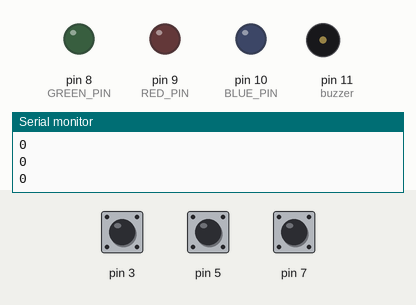
The sketch below on a simulated Arduino Uno, built with avr-gcc and run on an emulated ATmega328P. Shown: output pins drawn as LEDs (lit = HIGH), buzzer (waves = sounding), the last lines printed to the serial monitor. The test bench sets the inputs (shaded band); at power-on: pin 3 HIGH, pin 5 HIGH, pin 7 HIGH.

Above: at 1.8 s.
1.9 s: pin 3 pulled LOW for 0.65 s
At 2.9 s:
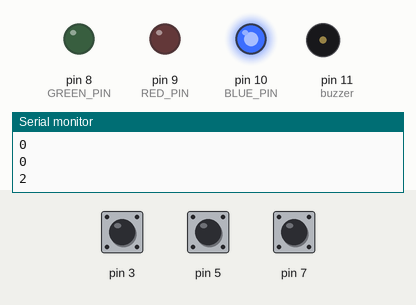
4.5 s: pin 5 pulled LOW for 3.2 s
At 5.0 s:
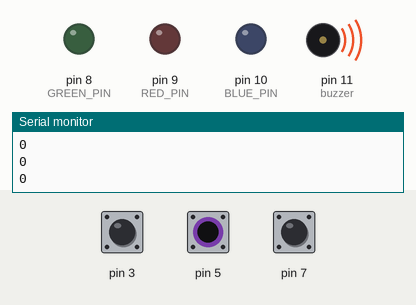
9.2 s: pin 7 pulled LOW for 0.65 s
At 9.6 s:
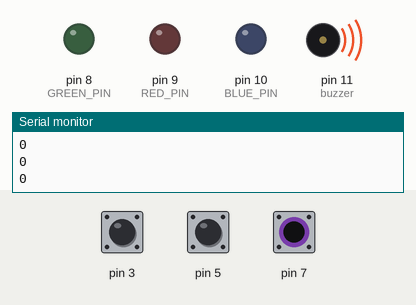
11.7 s: pin 7 pulled LOW for 3.2 s
At 13.2 s:
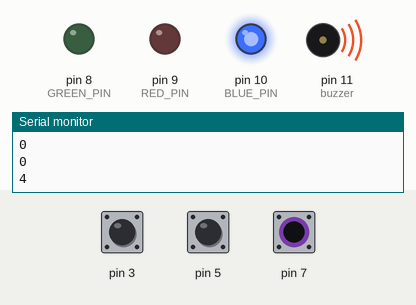
16.4 s: pin 3 pulled LOW for 3.2 s
At 21.5 s:
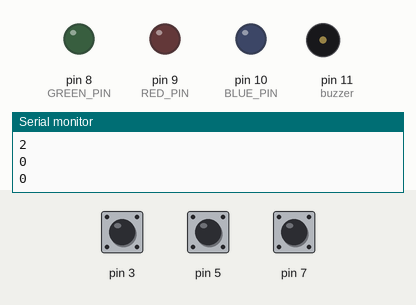
Timing chart, 0 to 22.1 s (numbered marks = the images above; inputs shaded):
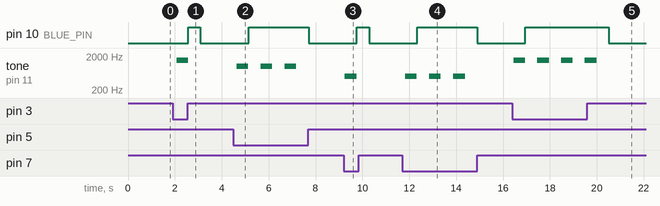

Measured:
- after the input at 1.9 s, pin 10 (BLUE_PIN): LOW → HIGH after 0.68 s, → LOW 0.52 s later; tone on pin 11 (buzzer): silent → 1500 Hz after 0.18 s, → silent 0.50 s later
- after the input at 4.5 s, pin 10 (BLUE_PIN): LOW → HIGH after 0.65 s, → LOW 2.6 s later; tone on pin 11 (buzzer): alternates 1000 Hz for 0.50 s and silent for 0.53 s, 6 changes in all, then stays silent, starting after 0.14 s
- after the input at 9.2 s, pin 10 (BLUE_PIN): LOW → HIGH after 0.57 s, → LOW 0.52 s later; tone on pin 11 (buzzer): silent → 500 Hz after 0.06 s, → silent 0.50 s later
- after the input at 11.7 s, pin 10 (BLUE_PIN): LOW → HIGH after 0.64 s, → LOW 2.6 s later; tone on pin 11 (buzzer): alternates 500 Hz for 0.50 s and silent for 0.53 s, 6 changes in all, then stays silent, starting after 0.13 s
- after the input at 16.4 s, pin 10 (BLUE_PIN): LOW → HIGH after 0.55 s, → LOW 3.6 s later; tone on pin 11 (buzzer): alternates 1500 Hz for 0.50 s and silent for 0.52 s, 8 changes in all, then stays silent, starting after 0.05 s

The sketch:

Interactive-Tattoos.ino
```cpp
#include <CapacitiveSensor.h>
// declaring R,G,B pins
#define RED_PIN 9
#define GREEN_PIN 8
#define BLUE_PIN 10
int Brightness_R;
int Brightness_G;
int Brightness_B;
const int buzzer = 11; //buzzer to arduino pin 9
CapacitiveSensor   cs_2_3 = CapacitiveSensor(2,3);
CapacitiveSensor   cs_4_5 = CapacitiveSensor(4,5);
CapacitiveSensor   cs_6_7 = CapacitiveSensor(6,7);
void setup(){
  pinMode(buzzer, OUTPUT); // Set buzzer - pin 11 as an output
  // setting up R,G,B pins
  pinMode(RED_PIN, OUTPUT);
  pinMode(GREEN_PIN, OUTPUT);
  pinMode(BLUE_PIN, OUTPUT);
  //declaring maximum brightness levels
  Brightness_R = 255;
  Brightness_G = 255;
  Brightness_B = 255;
  //setting up touch sensors
  cs_2_3.set_CS_AutocaL_Millis(0xFFFFFFFF);
  Serial.begin(9600);
  cs_4_5.set_CS_AutocaL_Millis(0xFFFFFFFF);
  Serial.begin(9600);
  cs_6_7.set_CS_AutocaL_Millis(0xFFFFFFFF);
  Serial.begin(9600);
}

void loop(){
  // setting up sensor variables
   long sensor2 =  cs_2_3.capacitiveSensor(50);
   long sensor3 =  cs_4_5.capacitiveSensor(50);
   long sensor4 =  cs_6_7.capacitiveSensor(50);
   if(sensor2 >= 50){
      tone(buzzer, 1500);  // playing the buzzer at 1500Hz frequency
      delay(500);
      noTone(buzzer);      // turning the tone of the buzzer off.
      // Setting up the lights
      analogWrite (RED_PIN, 0);
      analogWrite (GREEN_PIN, 0);
      analogWrite (BLUE_PIN, Brightness_B);
      Serial.println("2");
      delay(500);
   }
   else if(sensor3 >= 50){
      tone(buzzer, 1000);
      delay(500);
      noTone(buzzer);
      delay(10);
      analogWrite (RED_PIN, 0);
      analogWrite (GREEN_PIN, 0);
      analogWrite (BLUE_PIN, Brightness_B);
      Serial.println("3");
      delay(500);
   }
   else if(sensor4 >= 50){
      tone(buzzer, 500);
      delay(500);
      noTone(buzzer);
      delay(10);
      Serial.println("4");
      analogWrite (RED_PIN, 0);
      analogWrite (GREEN_PIN, 0);
      analogWrite (BLUE_PIN, Brightness_B);
      delay(500);
   }
   else{
    Serial.println("0");
    analogWrite (RED_PIN,0);
    analogWrite (GREEN_PIN, 0);
    analogWrite (BLUE_PIN, 0);
    delay(500);
   }
}
```
